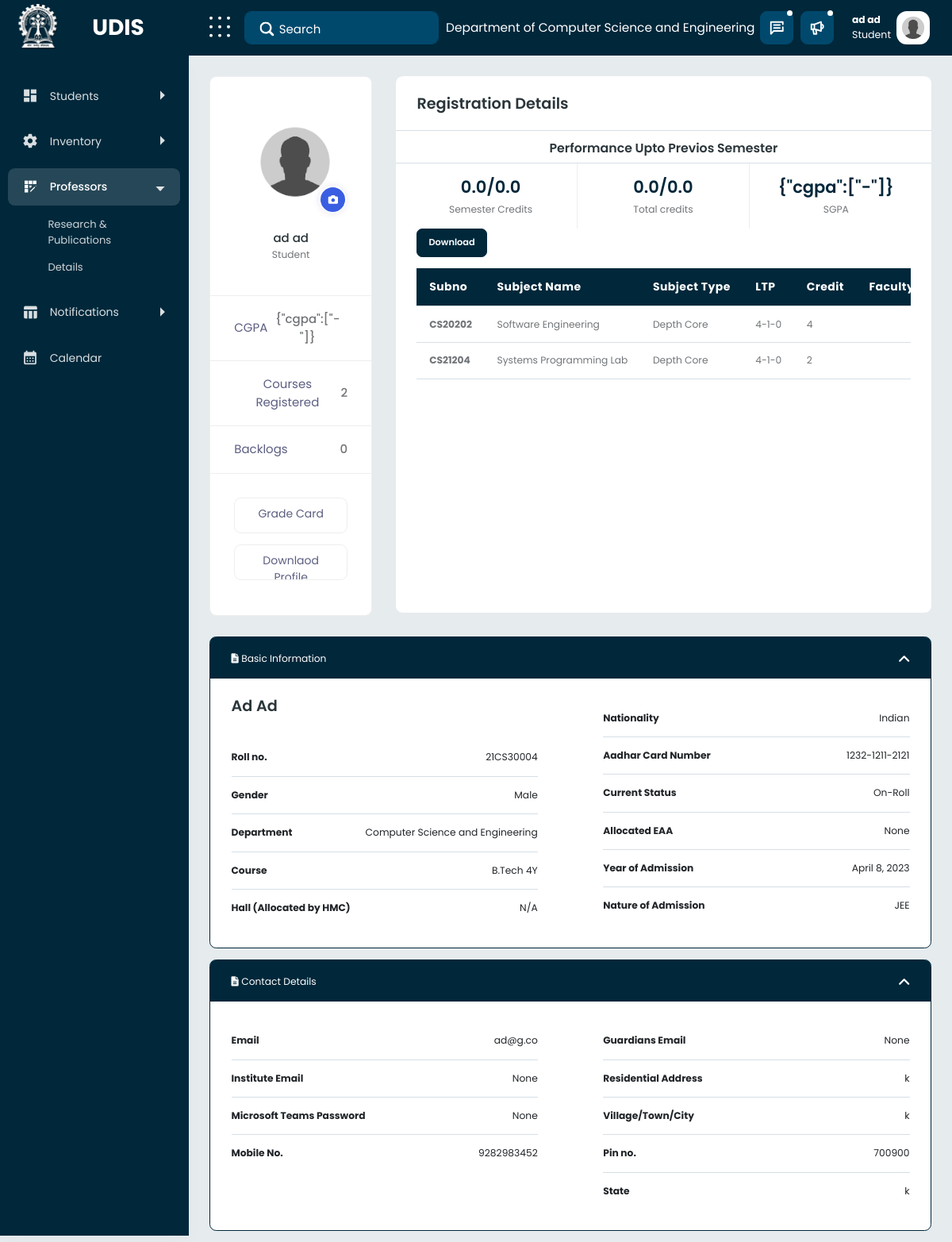
The page /student-profile/21CS30004 (signed in) on the database as committed earlier.
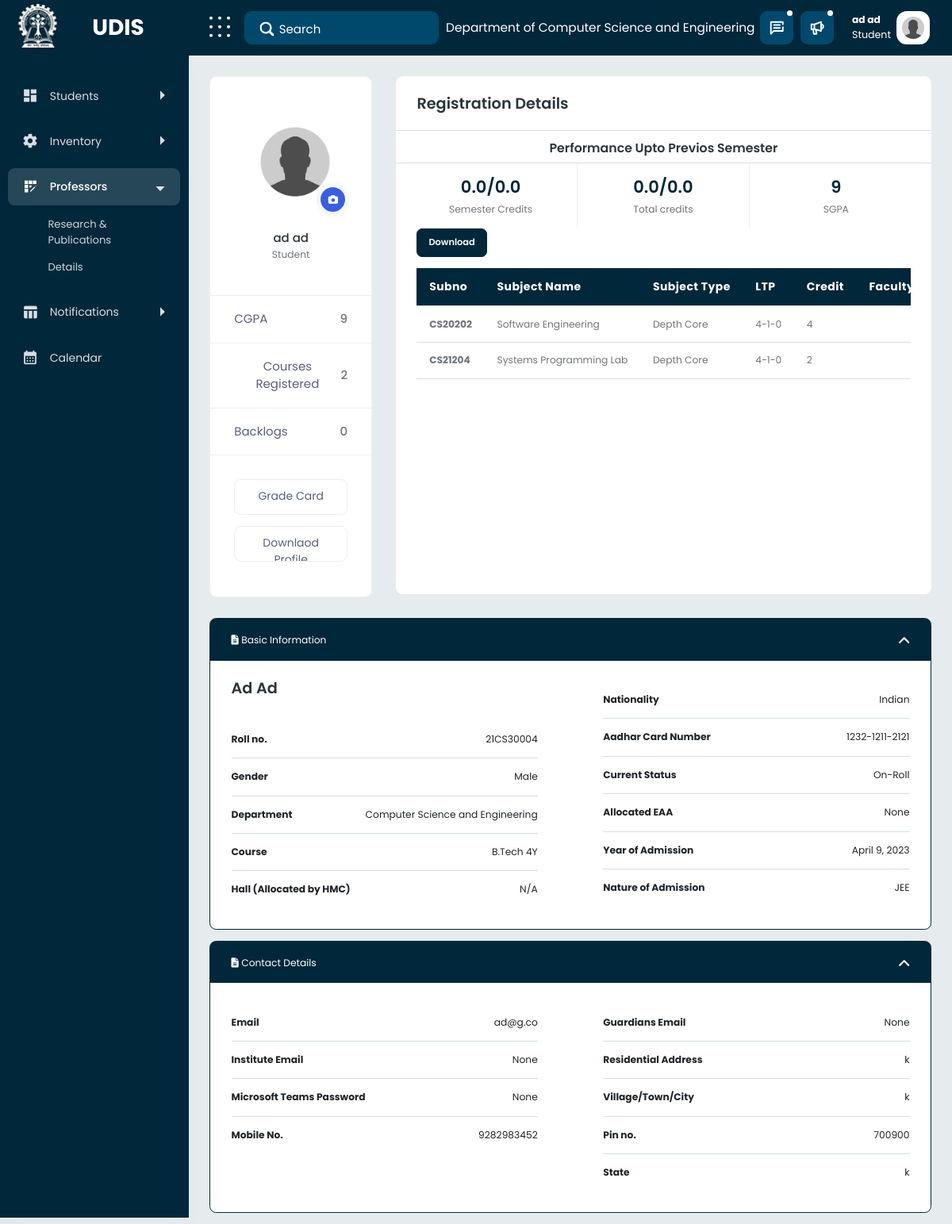
The same page on the database as committed later.
### mainapp/models.py (models this page shows, shortened)
class usermodel(AbstractUser):
    username = None
    email = models.EmailField(_("email address"), unique=True)
    created_At = models.DateTimeField(null=True, blank=True, auto_now=True)
    name = models.CharField(max_length=200, null=False)
    department = models.TextField(default="Computer Science and Engineering")
    firstname = models.CharField(max_length=200, blank=True, null=True)
    lastname = models.CharField(max_length=200, blank=True, null=True)
    USERNAME_FIELD = "email"
    REQUIRED_FIELDS = []
    derived_type = models.CharField(
        max_length=200, default="Student", blank=True, null=True)
    objects = CustomUserManager()

class Student(usermodel):
    state = models.CharField(max_length=100)
    country = models.CharField(max_length=100)
    pin_code = models.IntegerField(null=True, blank=True)
    backlogs = models.IntegerField(default=0)
    regcourses = models.ManyToManyField(
        Course, blank=True,  related_name="regcourses")
    appcourses = models.ManyToManyField(
        Course, blank=True, related_name="appcourses")
    rejcourses = models.ManyToManyField(
        Course, blank=True,  related_name="rejcourses")
    cgpa = models.CharField(max_length=200, default="9.9")
    rollno = models.CharField(max_length=200, null=True, blank=True)
    gender = models.TextField(default="N/A")
    course = models.CharField(max_length=200, blank=True, default="B.Tech 4Y")
    hall = models.CharField(max_length=200, default="N/A")
    aadhar = models.CharField(max_length=200, null=True, blank=True)
    status = models.CharField(max_length=200, default="On-Roll")
    EAA = models.CharField(max_length=200, null=True, blank=True)
    adm_year = models.DateField(auto_now=True)
    nationality = models.CharField(max_length=200, default="Indian")
    adm_nature = models.CharField(max_length=200, default="JEE")
    inst_email = models.EmailField(null=True, blank=True)
    teams_pass = models.CharField(max_length=200, null=True, blank=True)
    mobile = models.CharField(max_length=200, default="N/A")
    guardian_email = models.EmailField(null=True, blank=True)
    address = models.TextField(null=True, blank=True)
    location = models.CharField(max_length=200, null=True, blank=True)
    cleared_sem_crd = models.FloatField(default=0)
    sem_crd = models.FloatField(default=0)
    cleared_tot_crd = models.FloatField(default=0)
    tot_crd = models.FloatField(default=0)
    sgpa = models.CharField(max_length=200, default="""{"sgpa":["-"]}""")
    sem = models.IntegerField(default=1)
    feespaid = models.FloatField(default=0)
    totalpaid = models.FloatField(default=0)
    regdone = models.CharField(max_length=10, default="Yes")
    def __str__(self):
        return self.name
    def getsgpa(self):
        print(self.sgpa)
        return self.cgpa.split(",")[-1]
    def getcgpa(self):
        print(self.cgpa)
        return self.cgpa.split(",")[-1]
    class Meta:
        unique_together = ('rollno', 'adm_year',)

### mainapp/views.py (the view)
# urls.py: path('student-profile/<str:rollno>', views.profile),
@login_required(login_url="/signin")
def profile(request, rollno):
	courses = [{"subno": "CS21204", "name": "Formal Language Automata Theory", "url": "/coursepage", "type": "DEPTH CORE", "LTP": "3-1-0", "credits": "4.0", "faculty": "Animesh Mukherjee , Soumyajit Dey", "status": "Registered"}, {"subno": "CS21204", "name": "Formal Language Automata Theory", "url": "/coursepage", "type": "DEPTH CORE", "LTP": "3-1-0", "credits": "4.0", "faculty": "Animesh Mukherjee , Soumyajit Dey", "status": "Registered"}, {"subno": "CS21204", "name": "Formal Language Automata Theory", "url": "/coursepage", "type": "DEPTH CORE", "LTP": "3-1-0", "credits": "4.0", "faculty": "Animesh Mukherjee , Soumyajit Dey", "status": "Registered"},
			   {"subno": "CS21204", "name": "Formal Language Automata Theory", "url": "/coursepage", "type": "DEPTH CORE", "LTP": "3-1-0", "credits": "4.0", "faculty": "Animesh Mukherjee , Soumyajit Dey", "status": "Registered"}, {"subno": "CS21204", "name": "Formal Language Automata Theory", "url": "/coursepage", "type": "DEPTH CORE", "LTP": "3-1-0", "credits": "4.0", "faculty": "Animesh Mukherjee , Soumyajit Dey", "status": "Registered"}, {"subno": "CS21204", "name": "Formal Language Automata Theory", "url": "/coursepage", "type": "DEPTH CORE", "LTP": "3-1-0", "credits": "4.0", "faculty": "Animesh Mukherjee , Soumyajit Dey", "status": "Registered"}]
	sgpa = [9.76, 9.84, 9.44, 9.28]
	today = datetime.date.today()
	print(today.year, rollno)
	student = Student.objects.get(rollno=rollno)
	courses = student.regcourses.all()
	print(student)
	context = {
		"user": "Student",
		"backlogs": 0,
		"courses": courses,
		"course": student.course,
		"cgpa": student.getcgpa(),
		"name": student.name,
		"rollno": student.rollno,
		"gender": student.gender,
		"department": student.department,
		"course": student.course,
		"nationality": student.nationality,
		"hall": student.hall,
		"aadhar": student.aadhar,
		"status": student.status,
		"EAA": student.EAA,
		"adm_year": student.adm_year,
		"adm_nature": student.adm_nature,
		"primary_email": student.email,
		"inst_email": student.inst_email,
		"teams_pass": student.teams_pass,
		"mobile": student.mobile,
		"guardian_email": student.guardian_email,
		"address": student.address,
		"location": student.location,
		"pin": student.pin_code,
		"state": student.state,
		"cleared_sem_crd": student.cleared_sem_crd,
		"sem_crd": student.sem_crd,
		"cleared_tot_crd": student.cleared_sem_crd,
		"tot_crd": student.tot_crd,
		"sgpa": student.getsgpa()
	}
	context["user"] = {"user": request.user,
					   "utype": request.user.derived_type}
	return render(request, "student-profile.html", context)

### mainapp/templates/student-profile.html (shortened to what the changed rows need)
{% extends "base.html" %} {% load static %} {% block content %}
<link href="{% static 'secretary/css/style.css' %}" rel="stylesheet" />
<div class="content-body">
  <div class="container-fluid">
    <div class="row">
      <div class="col-xl-3 col-lg-4">
        <div class="clearfix">
          <div class="card card-bx profile-card author-profile m-b30">
            <div class="card-body">
              <div class="info-list">
                <ul>
                  <li>
                    <a href="app-profile.html">CGPA</a><span>{{cgpa}}</span>
                  </li>
                </ul>
              </div>
            </div>
          </div>
        </div>
      </div>
      <div class="col-lg-9">
        <div class="card">
          <div class="col-xl-12 col-lg-12 col-sm-12">
            <div class="card" style="margin-bottom: 0">
              <div class="card-footer pt-0 pb-0 text-center">
                <div class="row">
                  <div class="col-4 pt-3 pb-3 border-end">
                    <h3 class="mb-1 text-primary">
                      {{cleared_sem_crd}}/{{sem_crd}}
                    </h3>
                    <span>Semester Credits</span>
                  </div>
                  <div class="col-4 pt-3 pb-3 border-end">
                    <h3 class="mb-1 text-primary">
                      {{cleared_tot_crd}}/{{tot_crd}}
                    </h3>
                    <span>Total credits</span>
                  </div>
                  <div class="col-4 pt-3 pb-3">
                    <h3 class="mb-1 text-primary">{{sgpa}}</h3>
                    <span>SGPA</span>
                  </div>
                </div>
              </div>
            </div>
          </div>
          <div class="card-body" style="padding-top: 1rem">
            <div class="table-responsive">
              <table class="table table-responsive-md">
                <thead>
                  <tr>
                    <th style="width: 80px"><strong>Subno</strong></th>
                    <th><strong>Subject Name</strong></th>
                    <th><strong>Subject Type</strong></th>
                    <th><strong>LTP</strong></th>
                    <th><strong>Credit</strong></th>
                    <th><strong>Faculty</strong></th>
                  </tr>
                </thead>
              </table>
            </div>
          </div>
        </div>
      </div>
      <div class="col-xl-12">
        <div class="filter cm-content-box box-primary">
          <div class="cm-content-body form excerpt">
            <div class="row">
              <div class="col-xl-6 col-lg-12 col-sm-12">
                <div class="card">
                  <div class="card-header border-0 pb-0">
                    <h2 class="card-title">{{name}}</h2>
                  </div>
                  <div class="card-body pb-0">
                    <ul class="list-group list-group-flush">
                      <li
                        class="list-group-item d-flex px-0 justify-content-between"
                      >
                        <strong>Roll no. </strong>
                        <span class="mb-0">{{rollno}}</span>
                      </li>
                      <li
                        class="list-group-item d-flex px-0 justify-content-between"
                      >
                        <strong>Gender</strong>
                        <span class="mb-0">{{gender}}</span>
                      </li>
                      <li
                        class="list-group-item d-flex px-0 justify-content-between"
                      >
                        <strong>Course</strong>
                        <span class="mb-0">{{course}}</span>
                      </li>
                      <li
                        class="list-group-item d-flex px-0 justify-content-between"
                      >
                        <strong>Hall (Allocated by HMC)</strong>
                        <span class="mb-0">{{hall}}</span>
                      </li>
                    </ul>
                  </div>
                </div>
              </div>
              <div class="col-xl-6 col-lg-12 col-sm-12">
                <div class="card">
                  <div class="card-body pb-0">
                    <ul class="list-group list-group-flush">
                      <li
                        class="list-group-item d-flex px-0 justify-content-between"
                      >
                        <strong>Nationality </strong>
                        <span class="mb-0">{{nationality}}</span>
                      </li>
                      <li
                        class="list-group-item d-flex px-0 justify-content-between"
                      >
                        <strong>Aadhar Card Number</strong>
                        <span class="mb-0">{{aadhar}}</span>
                      </li>
                      <li
                        class="list-group-item d-flex px-0 justify-content-between"
                      >
                        <strong>Current Status</strong>
                        <span class="mb-0">{{status}}</span>
                      </li>
                      <li
                        class="list-group-item d-flex px-0 justify-content-between"
                      >
                        <strong>Year of Admission</strong>
                        <span class="mb-0">{{adm_year}}</span>
                      </li>
                      <li
                        class="list-group-item d-flex px-0 justify-content-between"
                      >
                        <strong>Nature of Admission</strong>
                        <span class="mb-0">{{adm_nature}}</span>
                      </li>
                    </ul>
                  </div>
                </div>
              </div>
            </div>
          </div>
        </div>
        <div class="filter cm-content-box box-primary">
          <div class="cm-content-body form excerpt">
            <div class="row">
              <div class="col-xl-6 col-lg-12 col-sm-12">
                <div class="card">
                  <div class="card-body pb-0">
                    <ul class="list-group list-group-flush">
                      <li
                        class="list-group-item d-flex px-0 justify-content-between"
                      >
                        <strong>Mobile No.</strong>
                        <span class="mb-0">{{mobile}}</span>
                      </li>
                    </ul>
                  </div>
                </div>
              </div>
            </div>
          </div>
        </div>
      </div>
    </div>
  </div>
</div>
{% endblock content %}

Rows that differ between the two databases and show on the page:
changed Student "21CS30004": adm_year "April 8, 2023" → "April 9, 2023"; cgpa "{\"cgpa\":[\"-\"]}" → (not shown)
Other text that changed with them:
{{ cgpa }}: (not shown) → "9"
{{ sgpa }}: (not shown) → "9"
